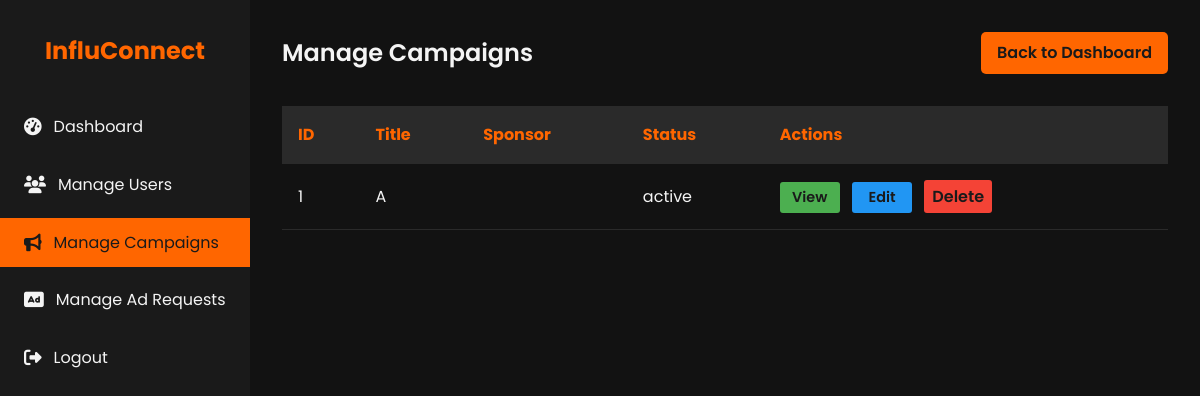
/admin/campaigns (signed in), run on an earlier commit of the app's database.
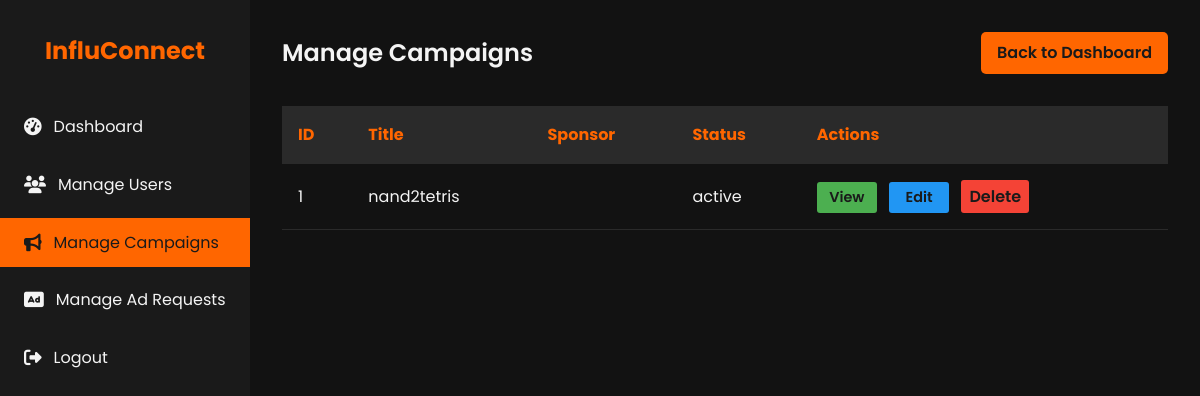
And on a later commit of the database.
### models.py (models this page shows, shortened)
class Campaign(db.Model):
    id = db.Column(db.Integer, primary_key=True)
    sponsor_id = db.Column(db.Integer, db.ForeignKey('sponsor.id', ondelete='SET NULL'), nullable=True)
    title = db.Column(db.String(120), nullable=False)
    company_name= db.Column(db.String(120), nullable=False)
    description = db.Column(db.Text)
    budget = db.Column(db.Float)
    category = db.Column(db.String(120))
    status = db.Column(db.String(50), nullable=False)  # active, completed, flagged
    start_date = db.Column(db.DateTime)
    end_date = db.Column(db.DateTime)
    is_public = db.Column(db.Boolean, default=True)
    sponsor = db.relationship('Sponsor', backref=db.backref('campaigns', lazy=True, cascade='all, delete-orphan'))

### app.py (the view)
    @app.route('/admin/campaigns')
    @login_required
    @admin_required
    def admin_campaigns():
        campaigns = Campaign.query.all()
        return render_template('admin_campaigns.html', campaigns=campaigns)

### templates/admin_campaigns.html (shortened to what this page needs)
<!DOCTYPE html>
<html lang="en">
<head>
    <link rel="stylesheet" href="https://cdnjs.cloudflare.com/ajax/libs/font-awesome/6.1.1/css/all.min.css">
</head>
<body>
    <div class="dashboard">
        <aside class="sidebar">
            <div class="logo">
                <h1>InfluConnect</h1>
            </div>
            <nav>
                <ul class="nav-menu">
                    <li class="nav-item">
                        <a href="{{ url_for('admin_dashboard') }}" class="nav-link">
                            <i class="fas fa-tachometer-alt"></i> Dashboard
                        </a>
                    </li>
                    <li class="nav-item">
                        <a href="{{ url_for('admin_users') }}" class="nav-link">
                            <i class="fas fa-users"></i> Manage Users
                        </a>
                    </li>
                    <li class="nav-item">
                        <a href="{{ url_for('admin_campaigns') }}" class="nav-link active">
                            <i class="fas fa-bullhorn"></i> Manage Campaigns
                        </a>
                    </li>
                    <li class="nav-item">
                        <a href="{{ url_for('admin_ad_requests') }}" class="nav-link">
                            <i class="fas fa-ad"></i> Manage Ad Requests
                        </a>
                    </li>
                    <li class="nav-item">
                        <a href="{{ url_for('logout') }}" class="nav-link">
                            <i class="fas fa-sign-out-alt"></i> Logout
                        </a>
                    </li>
                </ul>
            </nav>
        </aside>
        <main class="main-content">
            <header class="header">
                <h1 class="welcome-text">Manage Campaigns</h1>
                <a href="{{ url_for('admin_dashboard') }}" class="btn">Back to Dashboard</a>
            </header>
            <table class="campaign-table">
                <thead>
                    <tr>
                        <th>ID</th>
                        <th>Title</th>
                        <th>Sponsor</th>
                        <th>Status</th>
                        <th>Actions</th>
                    </tr>
                </thead>
                <tbody>
                    {% for campaign in campaigns %}
                    <tr>
                        <td>{{ campaign.id }}</td>
                        <td>{{ campaign.title }}</td>
                        <td>{{ campaign.sponsor.username }}</td>
                        <td>{{ campaign.status }}</td>
                        <td>
                            <a href="{{ url_for('admin_campaign_detail', campaign_id=campaign.id) }}" class="btn action-btn view-btn">View</a>
                            <a href="{{ url_for('admin_campaign_edit', campaign_id=campaign.id) }}" class="btn action-btn edit-btn">Edit</a>
                            <form action="{{ url_for('admin_campaign_delete', campaign_id=campaign.id) }}" method="post" style="display:inline;">
                                <button type="submit" class="btn action-btn delete-btn" onclick="return confirm('Are you sure you want to delete this campaign?');">Delete</button>
                            </form>
                        </td>
                    </tr>
                    {% endfor %}
                </tbody>
            </table>
        </main>
    </div>
</body>
</html>

What changed in the data, as far as the page shows it:
changed Campaign "active": title "A" → "nand2tetris"
